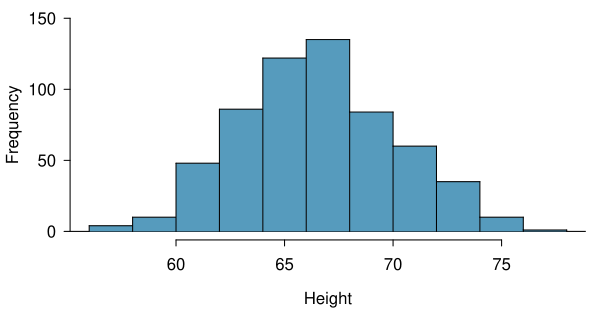

Generate this figure with R:
library(openintro)
#data(famuss)
data(COL)

myPDF("famussHist.pdf",
      6.05, 3.1,
      mar = c(3.5, 3.5, 0.5, 1),
      mgp = c(2.4, 0.7, 0))
histPlot(famuss$height,
         breaks = 14,
         xlab = 'Height',
         ylab = "Frequency",
         ylim = c(0, 150),
         col = COL[1],
         border = COL[5])
dev.off()
